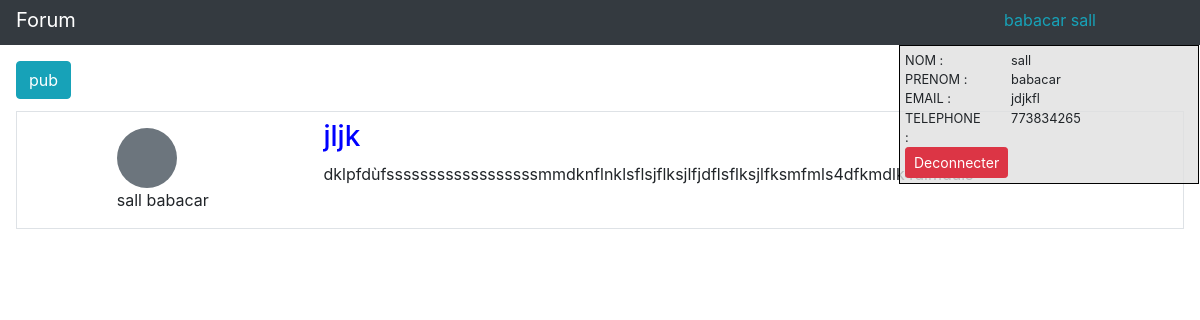
/index.php?Page=voir_plus&publication=1 (signed in), run on the app's committed database.
### tables this page shows
CREATE TABLE IF NOT EXISTS `user` (
`id_user` int(11) NOT NULL,
  `nom` varchar(250) NOT NULL,
  `prenom` varchar(250) NOT NULL,
  `email` varchar(250) NOT NULL,
  `tel` varchar(50) NOT NULL,
  `login` varchar(250) NOT NULL,
  `mdp` varchar(50) NOT NULL,
  `profil` varchar(40) NOT NULL DEFAULT 'ADMINISTRATEUR',
  `statu` int(11) NOT NULL DEFAULT '0'
);

CREATE TABLE IF NOT EXISTS `publication` (
`id_pub` int(11) NOT NULL,
  `sujet` varchar(750) NOT NULL,
  `texte` text NOT NULL,
  `id_user` int(11) NOT NULL
);

### mesclasses/voirpluscontroller.php (called while the page is built, shortened)
<?php
$dao=new PublicationDAO($db) ;
	$voirpub= $dao->getOne($_GET['publication']);
	require("Pages/voirpub.view.php");
 ?>

### mesclasses/PublicationDAO.php (called while the page is built, shortened)
<?php
class PublicationDAO
{
	private $_db;
	public function setDb($db){
		$this->_db=$db;
	}
	public function getOne($id_pub){
		$q=$this->_db->query('SELECT * from Publication where id_pub='.$id_pub);
		$donnees=$q->fetch(PDO::FETCH_ASSOC);
		return new Publication($donnees);
	}
}
?>

### mesclasses/Publication.php (called while the page is built, shortened)
<?php
	class Publication
	{
	private $_sujet;
	private $_texte;
	private $_id_user;
	public function sujet()
	{
		return $this->_sujet;
	}
	public function texte()
	{
		return $this->_texte;
	}
	public function id_user(){
		return $this->_id_user;
	}
	public function setId_pub($id_pub)
	{
		$id_pub=(int)$id_pub;
	}
	public function setTexte($texte)
	{
		$this->_texte=$texte;
	}
	public function setSujet($texte)
	{
		$this->_sujet=$texte;
	}
	public function setId_user($id_pub)
	{
			$this->_id_user=$id_pub;
	}
	public function hydrate(array $donnees)
	{
		foreach ($donnees as $key => $value) {
		$methode='set'.ucfirst($key);
		}
	}
}
?>

### mesclasses/UserDAO.php (called while the page is built, shortened)
 	<?php
class UserDAO
{
	private $_db;
		public function setDb($db){
			$this->_db=$db;
		}
    public function getOne($id){
			$q=$this->_db->query('SELECT * from User where id_user='.$id);
			$donnees=$q->fetch(PDO::FETCH_ASSOC);
			return new User($donnees);
		}
}
 ?>

### mesclasses/User.php (called while the page is built, shortened)
 <?php
 class User
{
	private $_id_user,
			$_nom,
            $_prenom,
            $_tel,
            $_email,
            $_login,
            $_mdp;
    public function nom(){ return $this->_nom; }
    public function prenom(){return $this->_prenom;}
    public function setNom($nom){$this->_nom=$nom;}
    public function setPrenom($prenom){ $this->_prenom=$prenom;}
    public function hydrate(array $donnees)
	{
		foreach ($donnees as $key => $value) {
		$methode='set'.ucfirst($key);
		}
	}
}
?>

### Pages/voirpub.view.php (the view, shortened to what this page needs)
<?php
include('partials/_header.php');
include('Pages/bar.php');
$daoUser=new UserDAO($db) ;
$user_pub=$daoUser->getOne($voirpub->id_user());
?>
<div class=" d-flex justify-content-between align-items-center mx-3 mb-1 mt-3">
	<h4><a href="#" class = "btn btn-info" >pub</a></h4>
</div>
<div class="row mx-3 border">
	<div class="col-md-3 d-flex justify-content-center">
		<div class="p-3">
			<div class="rounded-circle bg-secondary" style="width: 60px;height: 60px;"></div>
			<div class="d-flex justify-content-center"><?php echo $user_pub->nom()."  ".$user_pub->prenom();?></div>
		</div>
	</div>
	<div class="col-md-9 py-2">
		<h3 style="color: blue;"><?php echo $voirpub->sujet(); ?></h3>
		<p>	<?php echo $voirpub->texte(); ?></p>
	</div>
</div>

### style/style.css (style rules this page uses)
body { font-family: Constanian; }

### data on the page
user: nom "sall", prenom "babacar"
publication: sujet "jljk", texte "dklpfdùfssssssssssssssssssmmdknflnklsflsjflksjlfjdflsflksjlfksmfmls4dfkmdlk4dlmdùls"

### other printed values
$user->prenom "babacar"
$user->nom "sall"
$name "NOM : PRENOM : EMAIL : TELEPHONE :"
$value "sall babacar jdjkfl 773834265"
